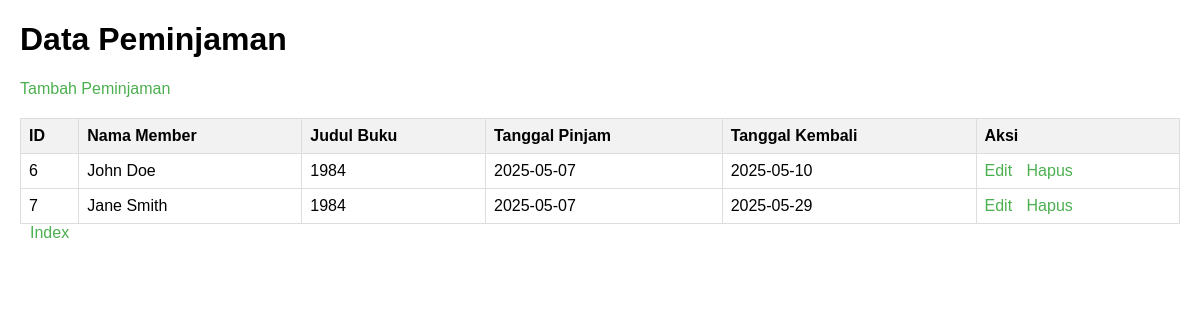
The app's page /Peminjaman.php with its own data.
### tables this page shows
CREATE TABLE IF NOT EXISTS `peminjaman` (
  `id_peminjaman` int NOT NULL AUTO_INCREMENT,
  `id_member` int NOT NULL,
  `id_buku` int NOT NULL,
  `tgl_pinjam` date NOT NULL,
  `tgl_kembali` date DEFAULT NULL,
  PRIMARY KEY (`id_peminjaman`),
  KEY `id_member` (`id_member`),
  KEY `id_buku` (`id_buku`),
  CONSTRAINT `peminjaman_ibfk_1` FOREIGN KEY (`id_member`) REFERENCES `member` (`id_member`),
  CONSTRAINT `peminjaman_ibfk_2` FOREIGN KEY (`id_buku`) REFERENCES `buku` (`id_buku`)
);

CREATE TABLE IF NOT EXISTS `member` (
  `id_member` int NOT NULL AUTO_INCREMENT,
  `nama_member` varchar(250) NOT NULL,
  `nomer_member` varchar(15) NOT NULL,
  `alamat` text NOT NULL,
  `tgl_mendaftar` datetime DEFAULT CURRENT_TIMESTAMP,
  `tgl_terakhir_bayar` date DEFAULT NULL,
  PRIMARY KEY (`id_member`)
);

CREATE TABLE IF NOT EXISTS `buku` (
  `id_buku` int NOT NULL AUTO_INCREMENT,
  `judul_buku` varchar(500) NOT NULL,
  `penulis` varchar(500) NOT NULL,
  `penerbit` varchar(250) NOT NULL,
  `tahun_terbit` int NOT NULL,
  PRIMARY KEY (`id_buku`)
);

### Model.php (called while the page is built, shortened)
<?php
function getPeminjaman() {
    $conn = getConnection();
    $result = $conn->query("SELECT p.id_peminjaman, m.nama_member, b.judul_buku, p.tgl_pinjam, p.tgl_kembali
                            FROM peminjaman p
                            JOIN member m ON p.id_member = m.id_member
                            JOIN buku b ON p.id_buku = b.id_buku");
    return $result->fetch_all(MYSQLI_ASSOC);
}
?>

### Peminjaman.php (the view, shortened to what this page needs)
<?php
require_once 'Model.php';
$peminjaman = getPeminjaman();
?>
<!DOCTYPE html>
<html>
<head>
    <link rel="stylesheet" href="Tabel.css">
</head>
<body>
    <h1>Data Peminjaman</h1>
    <a href="FormPeminjaman.php">Tambah Peminjaman</a>
    <table border="1">
        <tr>
            <th>ID</th>
            <th>Nama Member</th>
            <th>Judul Buku</th>
            <th>Tanggal Pinjam</th>
            <th>Tanggal Kembali</th>
            <th>Aksi</th>
        </tr>
        <?php foreach ($peminjaman as $pinjam): ?>
        <tr>
            <td><?= $pinjam['id_peminjaman'] ?></td>
            <td><?= $pinjam['nama_member'] ?></td>
            <td><?= $pinjam['judul_buku'] ?></td>
            <td><?= $pinjam['tgl_pinjam'] ?></td>
            <td><?= $pinjam['tgl_kembali'] ?></td>
            <td>
                <a href="FormPeminjaman.php?id=<?= $pinjam['id_peminjaman'] ?>">Edit</a>
                <a href="ProsesPeminjaman.php?hapusPeminjaman=<?= $pinjam['id_peminjaman'] ?>" onclick="return confirm('Yakin?')">Hapus</a>
            </td>
        </tr>
        <?php endforeach; ?>
    </table>
    <a href="Index.php" style="margin-left: 10px;">Index</a>
</body>
</html>

### Tabel.css (style rules this page uses)
body { font-family: Arial, sans-serif; margin: 20px; }
table { width: 100%; border-collapse: collapse; margin-top: 20px; }
th, td { padding: 8px; text-align: left; border: 1px solid #ddd; }
th { background-color: #f2f2f2; }
a { color: #4caf50; text-decoration: none; margin-right: 10px; }

### records on screen
peminjaman: id_peminjaman "6", id_member.nama_member "John Doe", id_buku.judul_buku "1984", tgl_pinjam "2025-05-07", tgl_kembali "2025-05-10"
peminjaman: id_peminjaman "7", id_member.nama_member "Jane Smith", id_buku.judul_buku "1984", tgl_pinjam "2025-05-07", tgl_kembali "2025-05-29"
